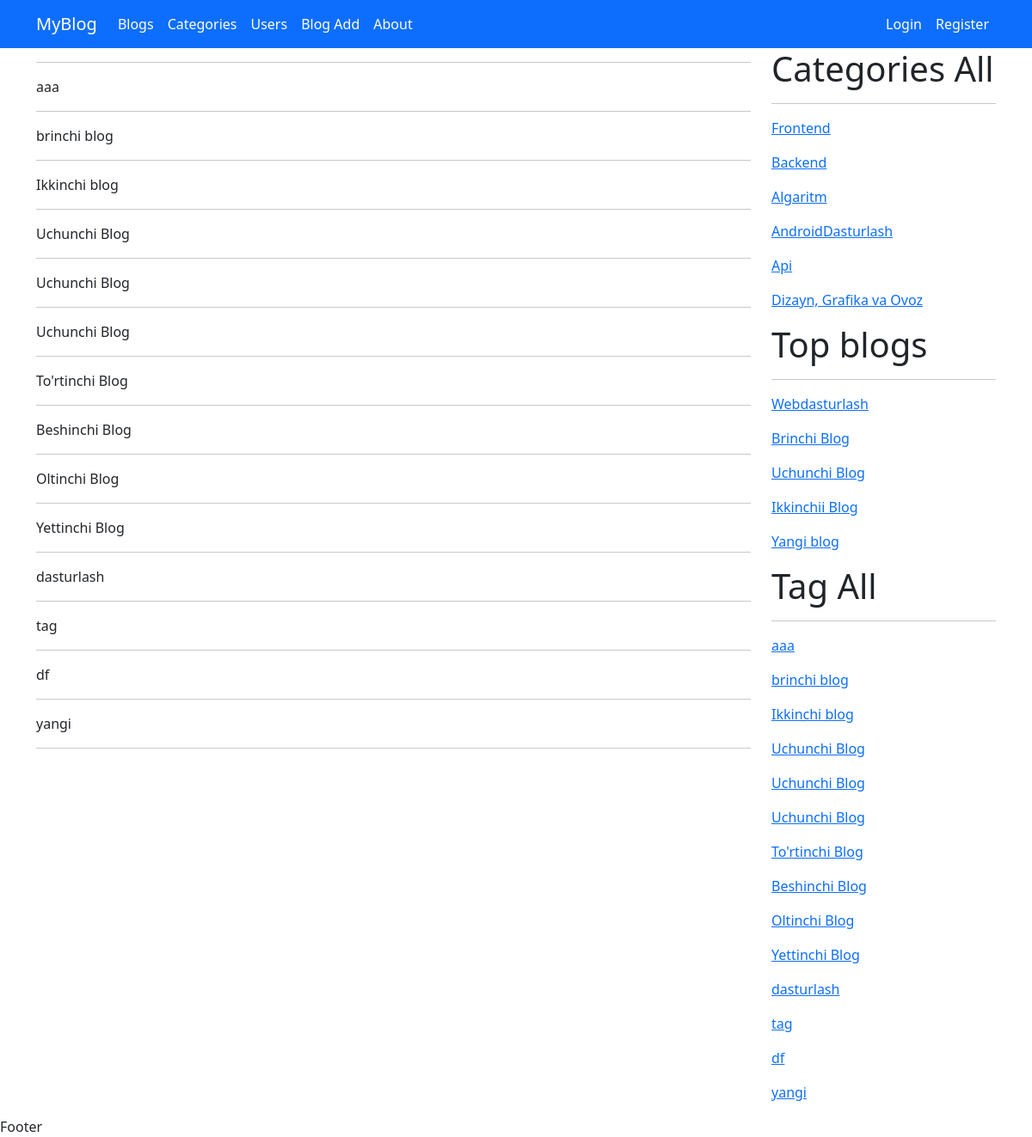
Page /category/frontend on the committed database.
### myapp/models.py (models this page shows, shortened)
class Tag(models.Model):
    name = models.CharField(max_length=50)
    slug = models.SlugField(max_length=50)

class Category(models.Model):
    name =models.CharField(max_length=100)
    slug = models.SlugField(max_length=100,unique=True)
    image = models.ImageField(upload_to='category/')
    description =models.TextField()

class Blog(models.Model):
    title = models.CharField(max_length=200)
    slug = models.SlugField(max_length=200, unique=True)
    description = models.TextField()
    image = models.ImageField(upload_to= 'blog/')
    created = models.DateTimeField(auto_now_add=True)
    updated =models.DateTimeField(auto_now=True)
    views = models.PositiveBigIntegerField(default=0)
    category =models.ForeignKey(Category, on_delete=models.SET_NULL,null=True)
    user = models.ForeignKey(User, on_delete=models.SET_NULL, null= True)
    tags = models.ManyToManyField(Tag)

### myapp/views.py (the view)
# urls.py: path('category/<slug:slug>', category_blogs, name='category_blogs'),
def category_blogs(request, slug):
    category = Category.objects.get(slug=slug)
    blogs = Blog.objects.filter(category=category)
    context = {
        'category': category,
        'blogs': blogs
    }
    return render(request, 'category_blogs.html', context)

### myapp/context_processors.py (called while the page is built)
def category(request):
    categories = Category.objects.all()
    return {'categories':categories}

def tag(request):
    tags =Tag.objects.all()
    return {'tags':tags}

def top_blogs(request):
    top_blogs= Blog.objects.all().order_by('-views')[:5]
    return {'top_blogs':top_blogs}

### templates/category_blogs.html (shortened to what this page needs)
{% extends 'base.html' %}
   {% block content %}
<hr>
{% for tag in tags %}
    <p>{{ tag.name }}</p>
<hr>
{% endfor %}
   {% endblock %}

### templates/base.html (shortened to what this page needs)
<!DOCTYPE html>
<html lang="en">
<head>
    {% load static %}
    <link rel="stylesheet" href="{% static 'css/bootstrap.min.css' %}">
</head>
<body>
<header>
    <nav class="navbar navbar-expand-lg navbar-dark bg-primary">
  <div class="container">
    <a class="navbar-brand" href="#">MyBlog</a>
    <div class="collapse navbar-collapse" id="navbarSupportedContent">
      <ul class="navbar-nav me-auto mb-2 mb-lg-0">
        <li class="nav-item">
          <a class="nav-link active" aria-current="page" href="{% url 'home' %}">Blogs</a>
        </li>
        <li class="nav-item">
          <a class="nav-link active" href="{% url 'category_list' %}">Categories</a>
        </li>
        <li class="nav-item">
          <a href="{% url 'users' %}" class="nav-link active">Users</a>
        </li>
          <li class="nav-item">
          <a  href={% url 'blog_create' %} class="nav-link active">Blog Add</a>
        </li>
          <li class="nav-item">
          <a class="nav-link active">About</a>
        </li>
      </ul>
      <ul class="navbar-nav  mb-2 mb-lg-0">
          {% if user.is_authenticated %}
          <li class="nav-item">
            <a class="nav-link active">{{ user.username }}</a>
        </li>
          <li class="nav-item">
            <a href="{% url 'logout_page' %}" class="nav-link active">Chiqish</a>
        </li>
          {% else %}
        <li class="nav-item">
          <a  href="{% url 'login_page' %}" class="nav-link active">Login</a>
        </li>
          <li class="nav-item">
          <a href="{% url 'register' %}" class="nav-link active">Register</a>
        </li>
      </ul>
          {% endif %}
    </div>
  </div>
</nav>
</header>
<div class="container">
<div class="row">
    <div class="col-lg-9">
        {% block content %}
        {% endblock %}
    </div>
    <div class="col-lg-3">
        <h1>Categories All</h1>
        <hr>
        {% for category in categories %}
            <p><a href="{% url 'category_blogs' category.slug %}">{{ category.name }}</a></p>
        {% endfor %}
    <h1> Top blogs</h1>
    <hr>
        {% for tb in top_blogs %}
        <p><a href="{% url 'blog_detail' tb.slug %}">{{ tb.title }}</a></p>
        {% endfor %}
        <h1>Tag All</h1>
        <hr>
       {% for tag in tags %}
            <p><a href="{% url 'tag_blogs' tag.slug %}">{{ tag.name }}</a></p>
        {% endfor %}
    </div>
</div>
</div>
<footer>
    Footer
</footer>
</body>
</html>

### rows in the picture
Tag: name "aaa"
Tag: name "brinchi blog"
Tag: name "Ikkinchi blog"
Tag: name "Uchunchi Blog"
Tag: name "Uchunchi Blog"
Tag: name "Uchunchi Blog"
Tag: name "To'rtinchi Blog"
Tag: name "Beshinchi Blog"
Tag: name "Oltinchi Blog"
Tag: name "Yettinchi Blog"
Tag: name "dasturlash"
Tag: name "tag"
Tag: name "df"
Tag: name "yangi"
Category: name "Frontend"
Category: name "Backend"
Category: name "Algaritm"
Category: name "AndroidDasturlash"
Category: name "Api"
Category: name "Dizayn, Grafika va Ovoz"
Blog: title "Webdasturlash"
Blog: title "Brinchi Blog"
Blog: title "Uchunchi Blog"
Blog: title "Ikkinchii Blog"
Blog: title "Yangi blog"
